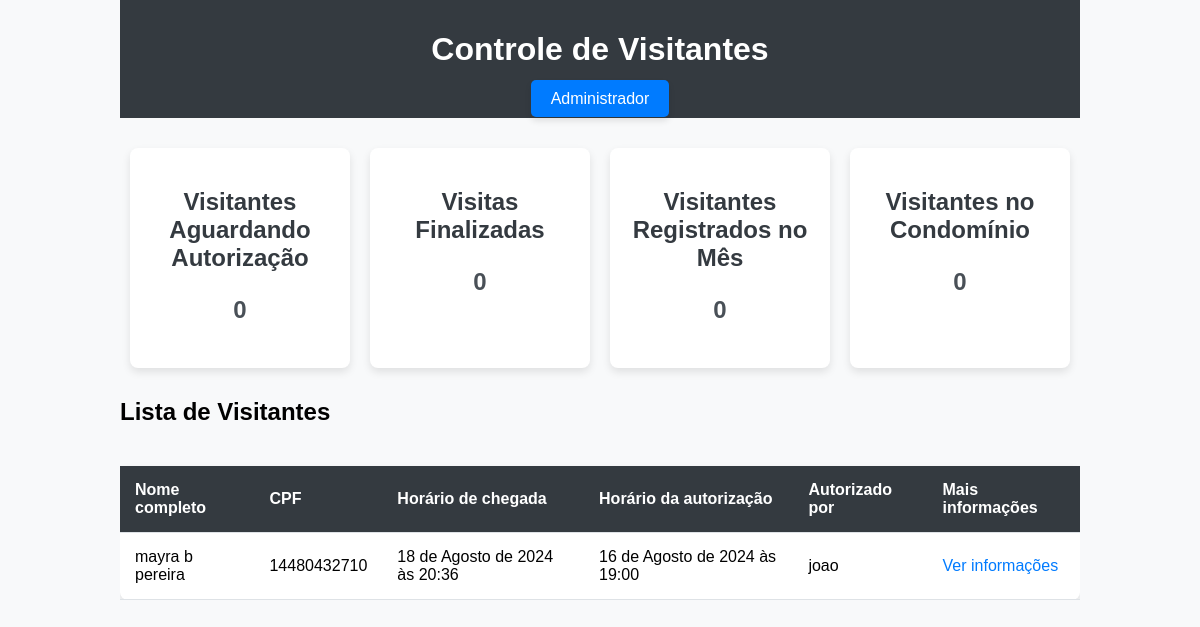
The page / on the database its author committed.
### visitantes/models.py (models this page shows, shortened)
class Visitante(models.Model):
    registrado_por = models.ForeignKey(
        "porteiros.Porteiro",
        verbose_name="Porteiro responsável pelo registro",
        on_delete=models.PROTECT,
    )
    nome_completo = models.CharField(
        verbose_name="Nome Completo",
        max_length=150,
    )
    cpf = models.CharField(
        verbose_name="CPF",
        max_length=11,
    )
    data_nascimento = models.DateField(
        verbose_name="Data de Nascimento",
        auto_now_add=False,
        auto_now=False,
    )
    numero_casa = models.PositiveSmallIntegerField(
        verbose_name="Número da casa a ser visitada",
    )
    placa_veiculo = models.CharField(
        verbose_name="Placa do Veículo",
        max_length=7,
        blank=True,
        null=True,
    )
    horario_chegada = models.DateTimeField(
        verbose_name="Horário de Chegada na Portaria",
        auto_now_add=True,
    )
    horario_saida = models.DateTimeField(
        verbose_name="Horário de saída do condomínio",
        auto_now=False,
        blank=True,
        null=True,
    )
    horario_autorizacao = models.DateTimeField(
        verbose_name="Horário de Autorização de Entrada",
        auto_now=False,
        blank=True,
        null=True,
    )
    morador_responsavel = models.CharField(
        verbose_name="Nome do morador responsável por autorizar a entrada",
        max_length=50,
        blank=True,
    )
    class Meta:
        verbose_name="Visitante"
        verbose_name_plural="Visitantes"
        db_table="visitante"

### usuarios/views.py (the view)
# urls.py: path('', index, name="usuarios"),
def index(request):
    todos_visitantes = Visitante.objects.all()
    context = {
        "nome_pagina": "Inicio da Dashboard",
        "todos_visitantes": todos_visitantes,
    }
    return render(request, "index.html", context)

### templates/index.html (shortened to what this page needs)
{% load static %}
<!DOCTYPE html>
<html lang="pt-BR">
<head>
    <link rel="stylesheet" type="text/css" href="{% static 'styles.css' %}">
</head>
<body>
    <div class="container">
        <header>
            <h1>Controle de Visitantes</h1>
            <nav>
                <ul>
                    <li><a href="{% url 'admin:index' %}">Administrador</a></li>
                </ul>
            </nav>
        </header>
        <main>
            <div class="card">
                <h2>Visitantes Aguardando Autorização</h2>
                <p>0</p>
            </div>
            <div class="card">
                <h2>Visitas Finalizadas</h2>
                <p>0</p>
            </div>
            <div class="card">
                <h2>Visitantes Registrados no Mês</h2>
                <p>0</p>
            </div>
            <div class="card">
                <h2>Visitantes no Condomínio</h2>
                <p>0</p>
            </div>
            <h2>Lista de Visitantes</h2>
            <div class="table-responsive">
                <table class="table table-bordered">
                    <thead>
                        <th>Nome completo</th>
                        <th>CPF</th>
                        <th>Horário de chegada</th>
                        <th>Horário da autorização</th>
                        <th>Autorizado por</th>
                        <th>Mais informações</th>
                    </thead>
                    <tbody>
                        {% for visitante in todos_visitantes %}
                        <tr>
                            <td>{{ visitante.nome_completo }}</td>
                            <td>{{ visitante.cpf }}</td>
                            <td>{{ visitante.horario_chegada }}</td>
                            <td>{{ visitante.horario_autorizacao }}</td>
                            <td>{{ visitante.morador_responsavel }}</td>
                            <td>
                                <a href="{#}">
                                    Ver informações
                                </a>
                            </td>
                        </tr>
                        {% endfor %}
                    </tbody>
                </table>
            </div>
        </main>
    </div>
</body>
</html>

### static/styles.css (style rules this page uses)
* { box-sizing: border-box; }
a { color: #007BFF; text-decoration: none; }
body { font-family: Arial, sans-serif; margin: 0; padding: 0; background-color: #f8f9fa; }
.container { width: 80%; margin: auto; }
header { background: #343a40; color: #ffffff; padding: 10px 0; text-align: center; }
nav ul { list-style: none; padding: 0; margin: 0; }
nav ul li { display: inline; margin: 0 15px; }
nav a { background-color: #007bff; color: white; padding: 10px 20px; border-radius: 5px; box-shadow: 0 4px 6px rgba(0, 0, 0, 0.1); transition: background-color 0.3s, box-shadow 0.3s; }
main { display: flex; flex-wrap: wrap; justify-content: space-between; margin-top: 20px; }
.card { background: #ffffff; border-radius: 8px; box-shadow: 0 4px 8px rgba(0, 0, 0, 0.1); padding: 20px; flex: 1 1 calc(25% - 20px); margin: 10px; text-align: center; }
.card h2 { margin-bottom: 10px; color: #343a40; }
.card p { font-size: 24px; font-weight: bold; color: #495057; }
.table-responsive { overflow-x: auto; }
.table { width: 100%; border-collapse: collapse; margin-top: 20px; background: #ffffff; box-shadow: 0 4px 8px rgba(0, 0, 0, 0.1); border-radius: 8px; }
.table thead { background-color: #343a40; color: #ffffff; }
.table th, .table td { padding: 15px; text-align: left; border-bottom: 1px solid #dee2e6; }
.table a { color: #007bff; text-decoration: none; }

### rows shown on the page
Visitante: nome_completo "mayra b pereira", cpf "14480432710", horario_chegada "18 de Agosto de 2024 às 20:36", horario_autorizacao "16 de Agosto de 2024 às 19:00", morador_responsavel "joao"
